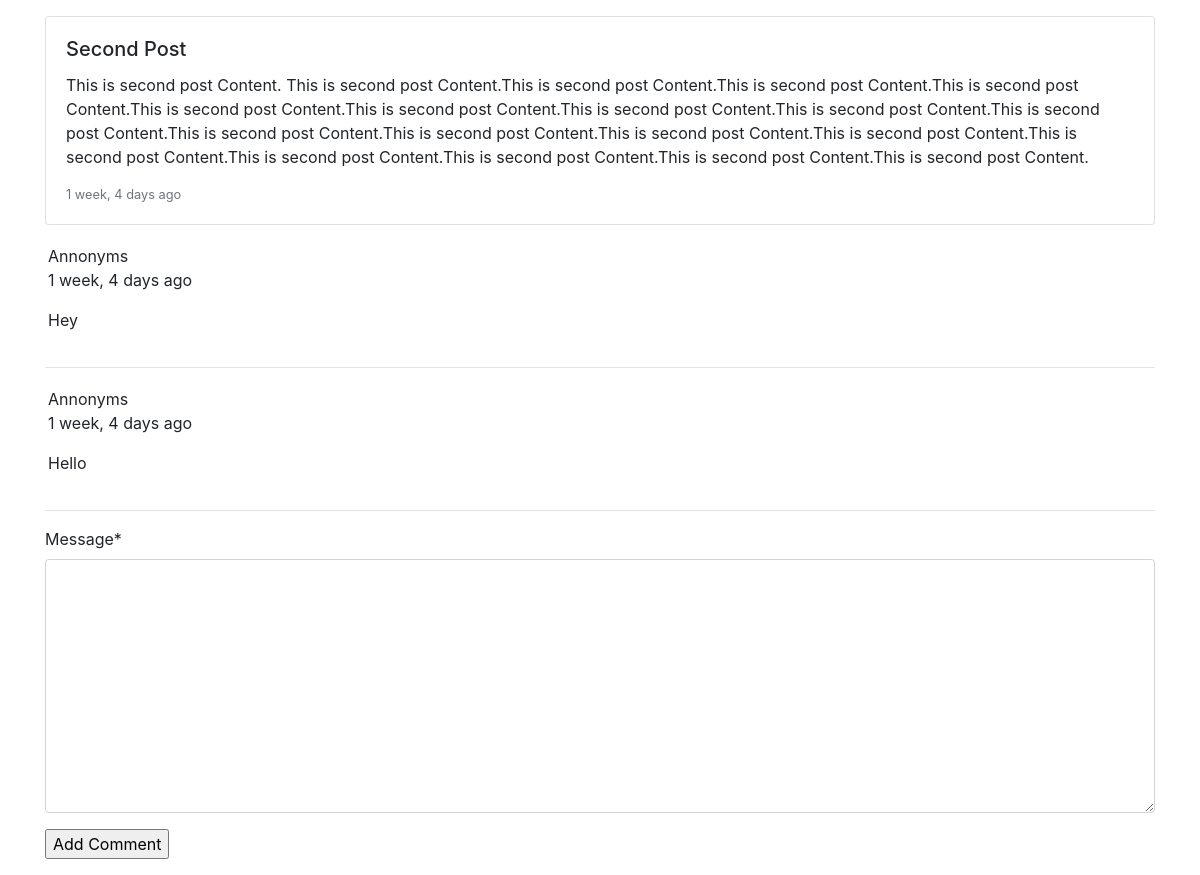
Before: /details/2 with the older database file.
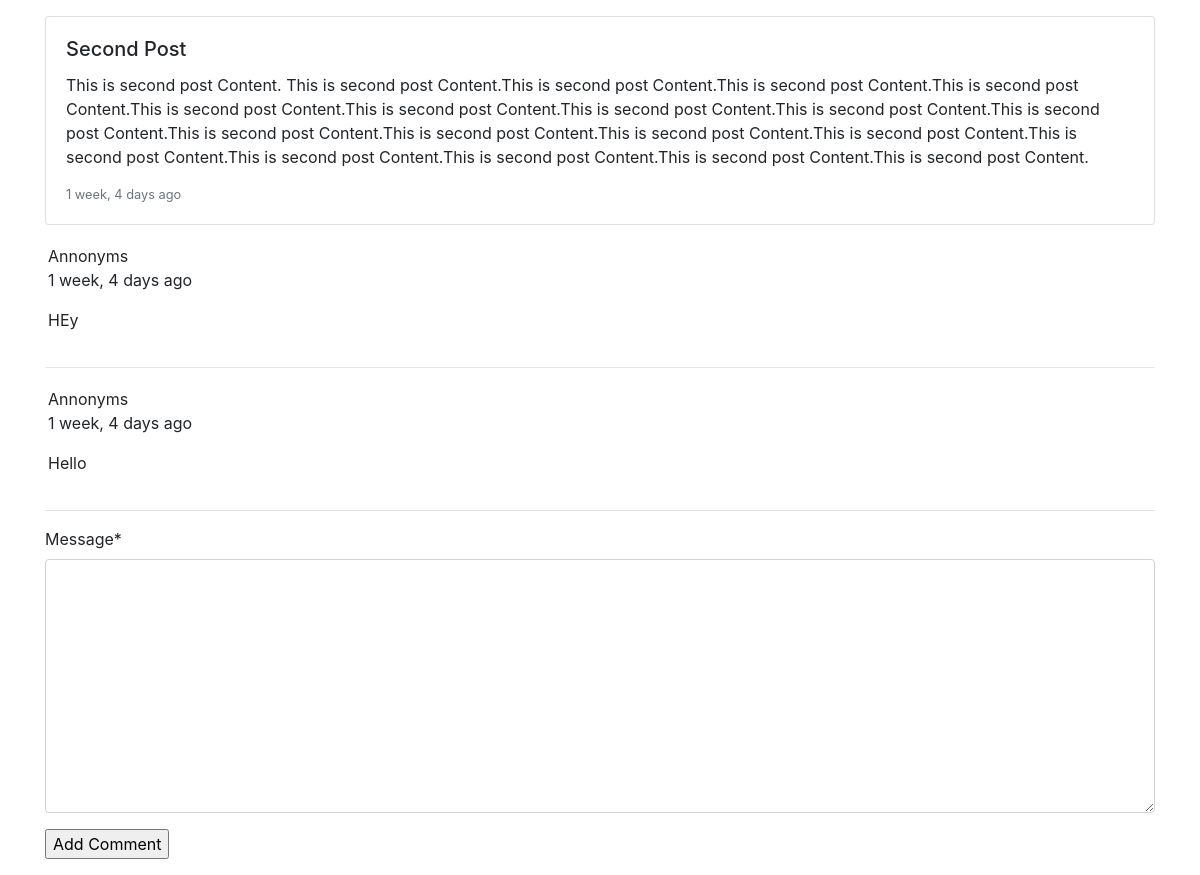
After: the same page with the newer database file.
### Comment/models.py (models this page shows, shortened)
class Post(models.Model):
    Title =  models.CharField(max_length=50)
    Overview =  models.CharField(max_length=100)
    content = models.TextField()
    Date_created = models.DateTimeField(auto_now_add=True)
    @property
    def get_comnents(self):
        return self.Comments.all().order_by('-timestamp')

class Comment(models.Model):
    user = models.ForeignKey(User,on_delete=models.CASCADE,blank=True,null=True)
    post = models.ForeignKey(Post,related_name="Comments",on_delete=models.CASCADE,blank=True,null=True)
    Message = models.TextField()
    timestamp = models.DateTimeField(auto_now_add=True)
    updated = models.DateTimeField(auto_now=True)
    active = models.BooleanField(default=True)
    parent = models.ForeignKey('self', on_delete=models.CASCADE, null=True, blank=True, related_name='replies')
    class Meta:
        ordering = ('timestamp',)

### Comment/views.py (the view, shortened to what this page needs)
# urls.py: path('details/<id>',Post_details, name="detail")
def Post_details(request,id):
    Posts = Post.objects.get(id=id)
    form = CommentForm()
    return render(request,"details.html",{"Posts":Posts,"form":form})

### Comment/forms.py
class CommentForm(ModelForm):
    class Meta:
        model = Comment
        fields = ('Message',)

### Comment/templates/details.html (shortened to what this page needs)
{% extends 'base.html'%}
{% block content %}
<div class="row">
    <div class="col-sm-12">
        <div class="card mt-3 mb-3">
            <div class="card-body">
                <h5 class="card-title">{{Posts.Title}}</h5>
                <p class="card-text">{{Posts.content}}</p>
                <p class="card-text"><small class="text-muted">{{Posts.Date_created|timesince}} ago</small></p>
            </div>
        </div>
    </div>
    <div class="col-sm-12">
        {% for comment in Posts.get_comnents %}
            <div style="padding: 3px;">
                <div class="card__content">
                    {% if not request.user.is_staff or not request.user.is_superuser %}
                    <div>Annonyms</div>
                    {% else %}
                    <h4><i class="fa fa-user-circle-o" aria-hidden="true"></i>{{comment.user.username}}</h4>
                    {%endif %}
                    <p class="date">{{comment.timestamp|timesince}} ago</p>
                    <p>{{comment.Message}}</p>
                </div>
            </div>
            <hr>
        {% endfor %}
    </div>
    {% load crispy_forms_tags %}
    <div class="col-sm-12">
        <form method="POST" action="">{% csrf_token %}
            {{form|crispy}}
            <input type="submit" value="Add Comment" />
        </form>
    </div>
</div>
{% endblock %}

### Comment/templates/base.html (shortened to what this page needs)
<html>
<head>
<link rel="stylesheet" href="https://stackpath.bootstrapcdn.com/bootstrap/4.5.2/css/bootstrap.min.css">
<link rel="stylesheet" href="https://stackpath.bootstrapcdn.com/font-awesome/4.7.0/css/font-awesome.min.css" >
</head>
<body>
    <div class="container">
        {% block content %}
        {% endblock  %}
    </div>
</body>
</html>

Changed rows visible on the page:
no longer on this page (row edited): Comment: timestamp "1 week, 4 days", Message "Hey"
now on this page (row edited): Comment: timestamp "1 week, 4 days", Message "HEy"
